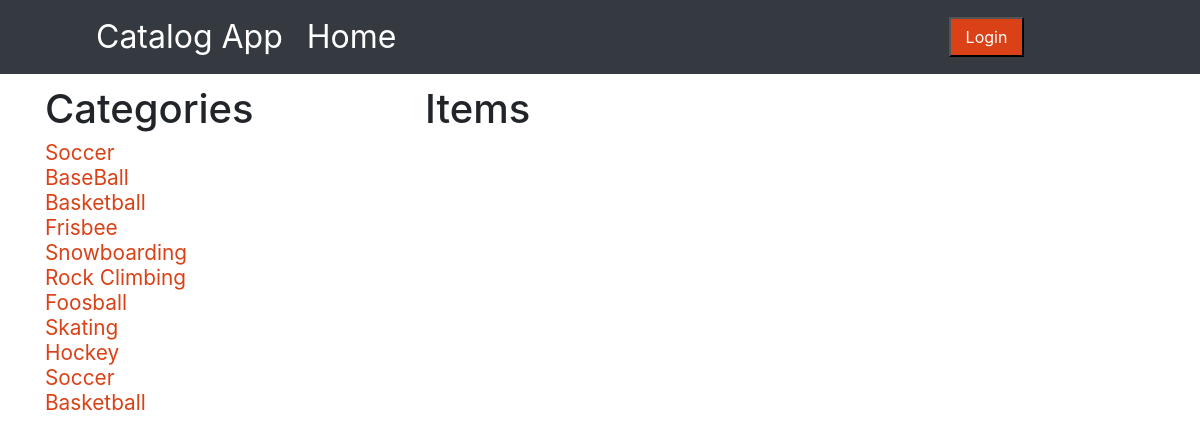
Screenshot of /catalog/Shinguards/items with the database file from the repository.
### FlaskApp/catalogDB.py (models this page shows)
class Catalog(db.Model):
    cname = db.Column(db.String(250), nullable=False)
    id = db.Column(db.Integer, primary_key=True)
    user = db.relationship(User)
    user_id = db.Column(db.Integer, db.ForeignKey("user.id"))

### FlaskApp/catalogroutes.py (the view)
@app.route("/catalog/<name>/items", methods=["GET"])
def getCatalogItems(name):
    displayCatalogs = db.session.query(Catalog.cname).all()
    displayCatalog = (
        db.session.query(Catalog.cname).filter(Catalog.cname == name).first()
    )
    getItems = (
        db.session.query(Catalog, CatalogsItem)
        .filter((Catalog.id == CatalogsItem.catalogs_id) & (Catalog.cname == name))
        .all()
    )
    return render_template(
        "catalogItem.html",
        displayCatalogs=displayCatalogs,
        displayCatalog=displayCatalog,
        getItems=getItems,
    )

### FlaskApp/catalogroutes.py (called while the page is built)
@app.context_processor
def override_url_for():
    return dict(url_for=dated_url_for)

def dated_url_for(endpoint, **values):
    if endpoint == "static":
        filename = values.get("filename", None)
        if filename:
            file_path = os.path.join(app.root_path, endpoint, filename)
            values["q"] = int(os.stat(file_path).st_mtime)
    return url_for(endpoint, **values)

### FlaskApp/templates/catalogItem.html (shortened to what this page needs)
{% extends 'base.html'%} {% block content%}
<div class="container change-positionIndex">
  <div class="row">
    <div class="col-4 col-md-4">
      <h1>Categories</h1>
      <div class="fontSize">
        {% for catalog in displayCatalogs%}
        {{ catalog.cname }} <br />
        {%endfor%}
      </div>
    </div>
    <div class="col-8 col-md-8 ">
      <h1>{{ displayCatalog.cname }} Items</h1>
    </div>
  </div>
</div>
{%endblock%}

### FlaskApp/static/css/styleIndex.css (style rules this page uses)
.change-positionIndex { position: relative; top: 80px; }
.fontSize { font-size: 1.3rem; line-height: 1.2; color: #db4116; }

### rows the page displays
Catalog: cname "Soccer"
Catalog: cname "BaseBall"
Catalog: cname "Basketball"
Catalog: cname "Frisbee"
Catalog: cname "Snowboarding"
Catalog: cname "Rock Climbing"
Catalog: cname "Foosball"
Catalog: cname "Skating"
Catalog: cname "Hockey"
Catalog: cname "Soccer"
Catalog: cname "Basketball"
